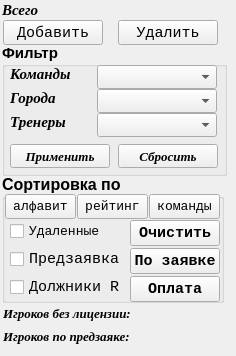
      <widget class="QWidget" name="tab_team">
       <attribute name="title">
        <string>Tab 1</string>
       </attribute>
       <widget class="QPushButton" name="Button_add_edit_player_team">
        <property name="geometry">
         <rect>
          <x>3</x>
          <y>20</y>
          <width>100</width>
          <height>25</height>
         </rect>
        </property>
        <property name="font">
         <font>
          <family>Courier New</family>
          <pointsize>11</pointsize>
          <italic>false</italic>
         </font>
        </property>
        <property name="text">
         <string>Добавить</string>
        </property>
       </widget>
       <widget class="QLabel" name="label_114">
        <property name="geometry">
         <rect>
          <x>2</x>
          <y>1</y>
          <width>221</width>
          <height>17</height>
         </rect>
        </property>
        <property name="font">
         <font>
          <family>Times New Roman</family>
          <pointsize>11</pointsize>
          <weight>75</weight>
          <italic>true</italic>
          <bold>true</bold>
         </font>
        </property>
        <property name="text">
         <string>Всего</string>
        </property>
       </widget>
       <widget class="QPushButton" name="Button_del_player_team">
        <property name="geometry">
         <rect>
          <x>118</x>
          <y>20</y>
          <width>100</width>
          <height>25</height>
         </rect>
        </property>
        <property name="sizePolicy">
         <sizepolicy hsizetype="Minimum" vsizetype="Fixed">
          <horstretch>0</horstretch>
          <verstretch>0</verstretch>
         </sizepolicy>
        </property>
        <property name="font">
         <font>
          <family>Courier New</family>
          <pointsize>11</pointsize>
          <italic>false</italic>
         </font>
        </property>
        <property name="text">
         <string>Удалить</string>
        </property>
       </widget>
       <widget class="QLabel" name="label_predzayavka_2">
        <property name="geometry">
         <rect>
          <x>3</x>
          <y>326</y>
          <width>211</width>
          <height>21</height>
         </rect>
        </property>
        <property name="font">
         <font>
          <family>Times New Roman</family>
          <pointsize>10</pointsize>
          <weight>75</weight>
          <italic>true</italic>
          <bold>true</bold>
         </font>
        </property>
        <property name="text">
         <string>Игроков по предзаяке:</string>
        </property>
       </widget>
       <widget class="QGroupBox" name="groupBox_11">
        <property name="geometry">
         <rect>
          <x>2</x>
          <y>43</y>
          <width>225</width>
          <height>133</height>
         </rect>
        </property>
        <property name="sizePolicy">
         <sizepolicy hsizetype="Preferred" vsizetype="MinimumExpanding">
          <horstretch>0</horstretch>
          <verstretch>0</verstretch>
         </sizepolicy>
        </property>
        <property name="font">
         <font>
          <pointsize>11</pointsize>
          <weight>75</weight>
          <bold>true</bold>
         </font>
        </property>
        <property name="title">
         <string>Фильтр</string>
        </property>
        <widget class="QLabel" name="label_115">
         <property name="geometry">
          <rect>
           <x>8</x>
           <y>22</y>
           <width>64</width>
           <height>18</height>
          </rect>
         </property>
         <property name="font">
          <font>
           <family>Times New Roman</family>
           <pointsize>11</pointsize>
           <italic>true</italic>
          </font>
         </property>
         <property name="text">
          <string>Команды</string>
         </property>
        </widget>
        <widget class="QComboBox" name="comboBox_fltr_team">
         <property name="geometry">
          <rect>
           <x>95</x>
           <y>22</y>
           <width>120</width>
           <height>24</height>
          </rect>
         </property>
         <property name="sizePolicy">
          <sizepolicy hsizetype="Expanding" vsizetype="Fixed">
           <horstretch>0</horstretch>
           <verstretch>0</verstretch>
          </sizepolicy>
         </property>
         <property name="font">
          <font>
           <family>Times New Roman</family>
           <pointsize>11</pointsize>
          </font>
         </property>
         <property name="editable">
          <bool>false</bool>
         </property>
        </widget>
        <widget class="QLabel" name="label_116">
         <property name="geometry">
          <rect>
           <x>8</x>
           <y>46</y>
           <width>48</width>
           <height>18</height>
          </rect>
         </property>
         <property name="font">
          <font>
           <family>Times New Roman</family>
           <pointsize>11</pointsize>
           <italic>true</italic>
          </font>
         </property>
         <property name="text">
          <string>Города</string>
         </property>
        </widget>
        <widget class="QComboBox" name="comboBox_fltr_city_team">
         <property name="geometry">
          <rect>
           <x>95</x>
           <y>46</y>
           <width>120</width>
           <height>24</height>
          </rect>
         </property>
         <property name="sizePolicy">
          <sizepolicy hsizetype="Expanding" vsizetype="Fixed">
           <horstretch>0</horstretch>
           <verstretch>0</verstretch>
          </sizepolicy>
         </property>
         <property name="font">
          <font>
           <family>Times New Roman</family>
           <pointsize>11</pointsize>
          </font>
         </property>
         <property name="editable">
          <bool>false</bool>
         </property>
         <property name="insertPolicy">
          <enum>QComboBox::InsertAlphabetically</enum>
         </property>
        </widget>
        <widget class="QLabel" name="label_117">
         <property name="geometry">
          <rect>
           <x>8</x>
           <y>70</y>
           <width>60</width>
           <height>18</height>
          </rect>
         </property>
         <property name="font">
          <font>
           <family>Times New Roman</family>
           <pointsize>11</pointsize>
           <italic>true</italic>
          </font>
         </property>
         <property name="text">
          <string>Тренеры</string>
         </property>
        </widget>
        <widget class="QComboBox" name="comboBox_fltr_coach_team">
         <property name="geometry">
          <rect>
           <x>95</x>
           <y>70</y>
           <width>120</width>
           <height>24</height>
          </rect>
         </property>
         <property name="sizePolicy">
          <sizepolicy hsizetype="Expanding" vsizetype="Fixed">
           <horstretch>0</horstretch>
           <verstretch>0</verstretch>
          </sizepolicy>
         </property>
         <property name="font">
          <font>
           <family>Times New Roman</family>
           <pointsize>11</pointsize>
          </font>
         </property>
         <property name="editable">
          <bool>false</bool>
         </property>
         <property name="insertPolicy">
          <enum>QComboBox::InsertAlphabetically</enum>
         </property>
        </widget>
        <widget class="QPushButton" name="Button_fltr_list_team">
         <property name="geometry">
          <rect>
           <x>8</x>
           <y>101</y>
           <width>100</width>
           <height>24</height>
          </rect>
         </property>
         <property name="sizePolicy">
          <sizepolicy hsizetype="Expanding" vsizetype="Fixed">
           <horstretch>0</horstretch>
           <verstretch>0</verstretch>
          </sizepolicy>
         </property>
         <property name="font">
          <font>
           <family>Times New Roman</family>
           <pointsize>10</pointsize>
           <italic>true</italic>
          </font>
         </property>
         <property name="text">
          <string>Применить</string>
         </property>
        </widget>
        <widget class="QPushButton" name="Button_reset_fltr_list_team">
         <property name="geometry">
          <rect>
           <x>116</x>
           <y>101</y>
           <width>100</width>
           <height>24</height>
          </rect>
         </property>
         <property name="sizePolicy">
          <sizepolicy hsizetype="Expanding" vsizetype="Fixed">
           <horstretch>0</horstretch>
           <verstretch>0</verstretch>
          </sizepolicy>
         </property>
         <property name="font">
          <font>
           <family>Times New Roman</family>
           <pointsize>10</pointsize>
           <italic>true</italic>
          </font>
         </property>
         <property name="text">
          <string>Сбросить</string>
         </property>
        </widget>
       </widget>
       <widget class="QGroupBox" name="groupBox_12">
        <property name="geometry">
         <rect>
          <x>2</x>
          <y>174</y>
          <width>222</width>
          <height>129</height>
         </rect>
        </property>
        <property name="sizePolicy">
         <sizepolicy hsizetype="Preferred" vsizetype="Preferred">
          <horstretch>0</horstretch>
          <verstretch>0</verstretch>
         </sizepolicy>
        </property>
        <property name="font">
         <font>
          <pointsize>12</pointsize>
          <weight>75</weight>
          <bold>true</bold>
         </font>
        </property>
        <property name="title">
         <string>Сортировка по</string>
        </property>
        <widget class="QPushButton" name="Button_sort_Name_2">
         <property name="geometry">
          <rect>
           <x>3</x>
           <y>20</y>
           <width>71</width>
           <height>25</height>
          </rect>
         </property>
         <property name="font">
          <font>
           <family>Courier New</family>
           <pointsize>10</pointsize>
           <weight>50</weight>
           <bold>false</bold>
          </font>
         </property>
         <property name="text">
          <string>алфавит</string>
         </property>
        </widget>
        <widget class="QPushButton" name="Button_sort_R_2">
         <property name="geometry">
          <rect>
           <x>75</x>
           <y>20</y>
           <width>71</width>
           <height>25</height>
          </rect>
         </property>
         <property name="font">
          <font>
           <family>Courier New</family>
           <pointsize>10</pointsize>
           <weight>50</weight>
           <bold>false</bold>
          </font>
         </property>
         <property name="text">
          <string>рейтинг</string>
         </property>
        </widget>
        <widget class="QCheckBox" name="checkBox_12">
         <property name="geometry">
          <rect>
           <x>8</x>
           <y>46</y>
           <width>113</width>
           <height>22</height>
          </rect>
         </property>
         <property name="font">
          <font>
           <family>Courier New</family>
           <pointsize>10</pointsize>
           <weight>50</weight>
           <bold>false</bold>
          </font>
         </property>
         <property name="text">
          <string>Удаленные</string>
         </property>
         <property name="checkable">
          <bool>true</bool>
         </property>
        </widget>
        <widget class="QPushButton" name="Button_clear_del_2">
         <property name="geometry">
          <rect>
           <x>128</x>
           <y>46</y>
           <width>90</width>
           <height>26</height>
          </rect>
         </property>
         <property name="font">
          <font>
           <family>Courier New</family>
           <pointsize>11</pointsize>
           <kerning>true</kerning>
          </font>
         </property>
         <property name="text">
          <string>Очистить</string>
         </property>
        </widget>
        <widget class="QCheckBox" name="checkBox_16">
         <property name="geometry">
          <rect>
           <x>8</x>
           <y>74</y>
           <width>113</width>
           <height>22</height>
          </rect>
         </property>
         <property name="font">
          <font>
           <family>Courier New</family>
           <pointsize>11</pointsize>
           <weight>50</weight>
           <bold>false</bold>
          </font>
         </property>
         <property name="text">
          <string>Предзаявка</string>
         </property>
         <property name="checkable">
          <bool>true</bool>
         </property>
        </widget>
        <widget class="QPushButton" name="Button_app_2">
         <property name="geometry">
          <rect>
           <x>128</x>
           <y>74</y>
           <width>90</width>
           <height>26</height>
          </rect>
         </property>
         <property name="font">
          <font>
           <family>Courier New</family>
           <pointsize>11</pointsize>
          </font>
         </property>
         <property name="text">
          <string>По заявке</string>
         </property>
        </widget>
        <widget class="QCheckBox" name="checkBox_13">
         <property name="geometry">
          <rect>
           <x>8</x>
           <y>102</y>
           <width>113</width>
           <height>22</height>
          </rect>
         </property>
         <property name="font">
          <font>
           <family>Courier New</family>
           <pointsize>11</pointsize>
           <weight>50</weight>
           <bold>false</bold>
          </font>
         </property>
         <property name="text">
          <string>Должники R</string>
         </property>
         <property name="checkable">
          <bool>true</bool>
         </property>
        </widget>
        <widget class="QPushButton" name="Button_pay_R_2">
         <property name="geometry">
          <rect>
           <x>128</x>
           <y>102</y>
           <width>90</width>
           <height>26</height>
          </rect>
         </property>
         <property name="font">
          <font>
           <family>Courier New</family>
           <pointsize>11</pointsize>
           <kerning>true</kerning>
          </font>
         </property>
         <property name="text">
          <string>Оплата</string>
         </property>
        </widget>
        <widget class="QPushButton" name="Button_sort_team">
         <property name="geometry">
          <rect>
           <x>147</x>
           <y>20</y>
           <width>71</width>
           <height>25</height>
          </rect>
         </property>
         <property name="font">
          <font>
           <family>Courier New</family>
           <pointsize>10</pointsize>
           <weight>50</weight>
           <bold>false</bold>
          </font>
         </property>
         <property name="text">
          <string>команды</string>
         </property>
        </widget>
       </widget>
       <widget class="QLabel" name="label_dolg_R_2">
        <property name="geometry">
         <rect>
          <x>3</x>
          <y>303</y>
          <width>201</width>
          <height>21</height>
         </rect>
        </property>
        <property name="font">
         <font>
          <family>Times New Roman</family>
          <pointsize>10</pointsize>
          <weight>75</weight>
          <italic>true</italic>
          <bold>true</bold>
         </font>
        </property>
        <property name="text">
         <string>Игроков без лицензии:</string>
        </property>
       </widget>
      </widget>
